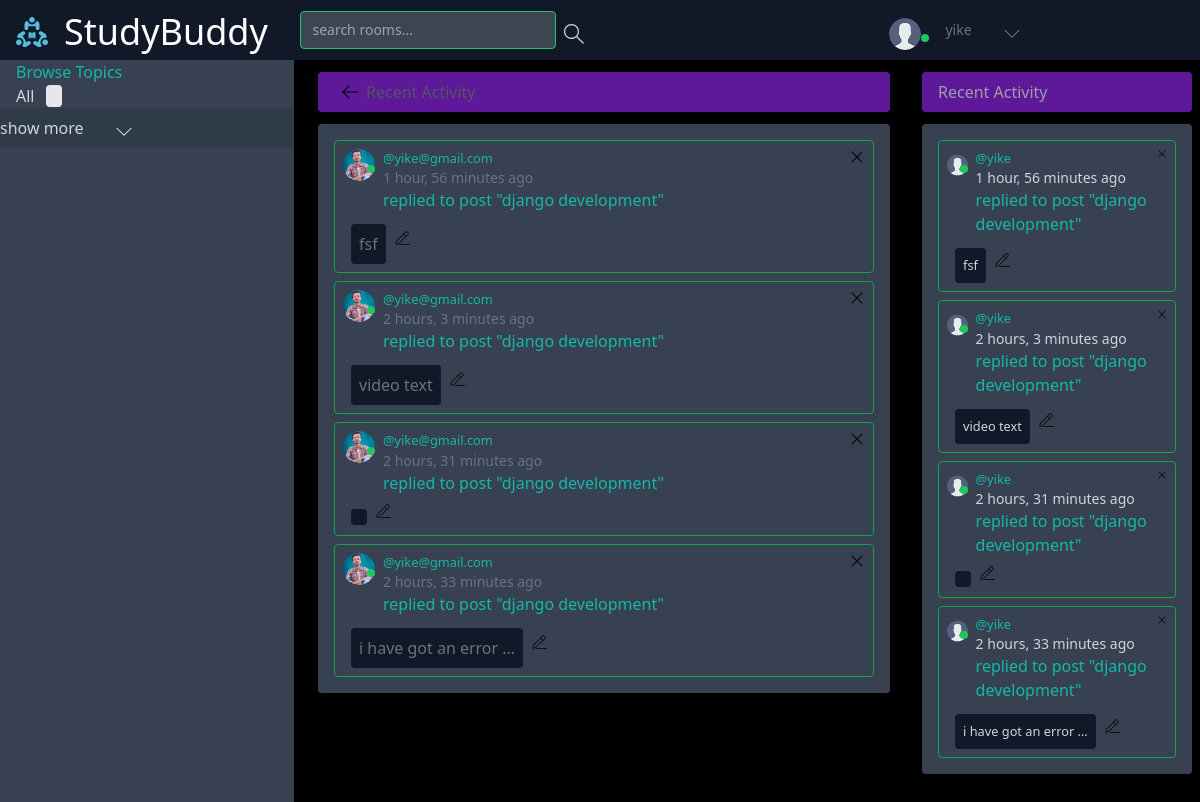
The app's page /recent-activities/ (signed in) with its own data.
### Backend/base/models.py (models this page shows)
class User(AbstractUser):
    name  = models.CharField(max_length=200,null=True)
    username = models.CharField(max_length=200)
    password = models.CharField(max_length=100)
    email = models.EmailField(max_length=200,unique=True)
    bio = models.TextField(max_length=500,null=True,blank=True)
    avatar = models.ImageField(null=True,default='images/avatar.svg',upload_to='images/profile_images')
    last_activity = models.DateTimeField(null=True, blank=True)
    is_online = models.BooleanField(default=False)
    USERNAME_FIELD = 'email'
    REQUIRED_FIELDS =['username','password']

class Message(models.Model):
    user = models.ForeignKey(User,on_delete=models.CASCADE)
    room = models.ForeignKey (Room,on_delete=models.CASCADE)
    body = models.TextField()
    image = models.ImageField(null=True,upload_to='files/messages/image_messages')
    video = models.FileField(null=True,upload_to='files/messages/video_messages')
    audio = models.FileField(null=True,upload_to='files/messages/audio_messages')
    liker = models.ManyToManyField(User,related_name='message_liker',blank=True)
    updated  = models.DateTimeField(auto_now=True)
    created = models.DateTimeField(auto_now_add=True)
    num_of_likes = models.IntegerField(default=0)
    num_of_replies = models.IntegerField(default=0)
    is_deleted = models.BooleanField(default=False)
    class Meta:
        ordering = ['-updated','-created']
    def __str__(self):
        return self.body

class Room(models.Model):
    host = models.ForeignKey(User,on_delete=models.SET_NULL,null=True)
    topic = models.ForeignKey(Topic,on_delete=models.SET_NULL,null=True)
    roomImage = models.ImageField(null=True ,default='images/room_images/default_room_image.png',upload_to='images/room_images')
    name = models.CharField(max_length=200)
    description = models.TextField(null=True,blank=True)
    participants = models.ManyToManyField(User,related_name='participants',blank=True)
    updated = models.DateTimeField(auto_now=True)
    created = models.DateField(auto_now_add=True)
    is_deleted = models.BooleanField(default=False)
    class Meta:
        ordering = ['-updated','-created']
    def __str__(self):
        return self.name

### Backend/base/views.py (the view)
# urls.py: path('recent-activities/',views.getActivities,name='activities'),
@login_required(login_url='login')
def getActivities(request):
    user = User.objects.get(username = request.user.username)
    room_messages = user.message_set.all().order_by('-created')
    context  = {
        'room_messages':room_messages,
        'visible_words':5
    }
    return render(request,'base/show_recent.html',context)

### Frontend/templates/base/show_recent.html (shortened to what this page needs)
{%extends 'base/home.html'%}
{%block home-content%}
{%load static %}
<div class="mr-2">
    <h3 class="bg-purple-700 opacity-75 ml-4 mt-3 pl-4  py-2 rounded flex flex-row items-center"><a
            href="{{request.META.HTTP_REFERER}}" class="px-2"><img src="{% static 'assets/icons/arrow-left.svg' %}"
                class="w-4 h-4 " alt="left-arrow"></a>
        <span>Recent Activity</span>
    </h3>
    <div class=" bg-gray-700  ml-4 mt-3 px-2 py-2 rounded">
        {% for message in room_messages %}
        <div class=" border border-green-600 m-2 p-2 rounded">
            <div class="flex flex-row justify-between">
                <div class="flex flex-row">
                    <div class="relative">
                        <img src="{%static 'images/yike.png' %}" class="w-8 h-8 rounded-full inline" alt="">
                        <p class="bg-green-500 w-2 h-2 absolute rounded-full" style="top: 1rem;right: 0;">
                    </div>
                    <div class="ml-2 ">
                        <small> <a href="{% url 'user-profile' message.user.id %}"
                                class="text-teal-500">@{{message.user}}
                            </a>
                        </small>
                        <p class="text-sm font-thin">{{message.created|timesince}} ago</p>
                        <p class="text-md text-teal-500">replied to post <a
                                href="{% url 'room' message.room.id %}">"{{message.room}}"</a>
                        </p>
                    </div>
                </div>
                {% if request.user == message.user %}
                <a href="{% url 'delete-message' message.id %}"><img src="{%static 'assets/icons/remove.svg' %}"
                        class="w-4 w-4" alt="delete"></a>
                {% endif %}
            </div>
            <div class="flex flex-row mx-2 items-center">
                <p class="bg-gray-900 mt-3 px-2 py-2 rounded">{{message|truncatewords:visible_words}}</p>
                {% if request.user == message.user %}
                <a href="{% url 'edit-message' message.id %}" class="px-2 py-2"><img
                        src="{%static 'assets/icons/edit.svg' %}" class="w-4 w-4" alt="edit"></a>
                {% endif %}
            </div>
        </div>
        {% endfor %}
    </div>
</div>
{%endblock home-content%}

### Frontend/templates/navbar.html (shortened to what this page needs)
{% load static %}
<nav class="grid grid-cols-3 justify-start w-screen mx-0 sm:justify-between items-center bg-gray-900  left-0 py-2">
  <div class=" col-span-2 flex justify-start sm:ml-2 sm:items-center">
    <div class="flex flex-row sm:items-center justify-start mr-2">
      <a href="/" class="mt-1 px-2">
        <img src="{% static '/images/logo.svg' %}" alt="profile_img" class=" w-8 h-8 sm:w-8 sm:h-8 rounded" />
      </a>
      <h2 class="text-white hidden sm:block sm:text-4xl sm:ml-1 sm:pl-1 sm:mt-1 text-sm">StudyBuddy</h2>
    </div>
    {% if request.user.is_authenticated %}
    <div class=" flex flex-row sm:ml-4 pb-0 ml-2 ">
      <form action="{% url 'home' %}" method="GET" class=" flex flex-row rounded sm:px-2 mb-0 pb-0 ">
        <input
          class="focus:outline-none focus:border-yellow-500 text-sm sm:px-2 py-2  bg-gray-500 sm:w-64 rounded bg-opacity-50 border border-green-500"
          type="text" name='q' placeholder=" search rooms...">
        <button type="submit">
        </button>
      </form>
    </div>
    {%endif%}
  </div>
  <div class=" col-span-1 sm:mr-2 text-white sm:mr-16 sm:pr-16">
    <div class=" flex flex-row items-center  sm:ml-4 sm:sm:px-4 pb-0 pt-2 justify-end ">
      {% if request.user.is_authenticated %}
      <div class="relative  mr-2">
        <img src="{{request.user.avatar.url}}" alt="" class="w-8 h-8 rounded-full mx-2">
        <p {% if user.is_online %} class=" bg-green-500 w-2 h-2 absolute rounded-full" {%else%}
          class=" bg-red-500 w-2 h-2 absolute rounded-full" {%endif%} style="top: 1rem;right: 0;">
      </div>
      {%endif%}
      <div class="text-sm text-gray-500  h-8">
        <p class="flex flex-row sm:ml-2 items-center">
          <a href="{%url 'user-profile' request.user.id%}">
            <span>{{request.user.username}}</span>
          </a>
          <svg class="w-4 h-4 sm:ml-8 mt-2 fill-current" id="nav_down_icon" onclick="{showElement()}"
            xmlns="http://www.w3.org/2000/svg" width="32" height="32" viewBox="0 0 32 32">
            <title>chevron-down</title>
            <path d="M16 21l-13-13h-3l16 16 16-16h-3l-13 13z"></path>
          </svg>
        </p>
      </div>
    </div>
  </div>
  </div>

### Frontend/templates/base/activity_component.html (shortened to what this page needs)
{%load static %}
<div class="mr-2">
    <h3 class="bg-purple-700 opacity-75 ml-4 mt-3 pl-4  py-2 rounded"> Recent Activity</h3>
    <div class=" bg-gray-700  ml-4 mt-3 px-2 py-2 rounded">
        {% for message in room_messages %}
        <div class=" border border-green-600 m-2 p-2 rounded">
            <div class="flex flex-row justify-between">
                <div class="flex flex-row">
                    <div class="relative">
                        <img src="{{message.user.avatar.url}}" class="w-8 h-8 rounded-full inline" alt="">
                        <p {% if message.user.is_online %} class=" bg-green-500 w-2 h-2 absolute rounded-full" {%else%}
                            class=" bg-red-500 w-2 h-2 absolute rounded-full" {%endif%} style="top: 1rem;right: 0;">
                    </div>
                    <div class="ml-2 ">
                        <small> <a href="{% url 'user-profile' message.user.id %}"
                                class="text-teal-500">@{{message.user.username}}
                            </a>
                        </small>
                        <p class="text-sm font-thin">{{message.created|timesince}} ago</p>
                        <p class="text-md text-teal-500">replied to post <a
                                href="{% url 'room' message.room.id %}">"{{message.room}}"</a>
                        </p>
                    </div>
                </div>
                {% if request.user == message.user %}
                <a href="{% url 'delete-message' message.id %}"><img src="{%static 'assets/icons/remove.svg' %}"
                        class="w-4 w-4" alt="delete"></a>
                {% endif %}
            </div>
            <div class="flex flex-row mx-2 items-center">
                <p class="bg-gray-900 mt-3 px-2 py-2 rounded ">
                    <small>{{message|truncatewords:visible_words}}
                    </small>
                </p>
                {% if request.user == message.user %}
                <a href="{% url 'edit-message' message.id %}" class="px-2 py-2"><img
                        src="{%static 'assets/icons/edit.svg' %}" class="w-4 w-4" alt="edit"></a>
                {% endif %}
            </div>
        </div>
        {% endfor %}
    </div>
</div>

### records on screen
User: user.avatar (placeholder picture), user.username "yike"
Message: user "yike@gmail.com", created "1 hour, 56 minutes", room "django development", body "fsf", user.avatar (placeholder picture), user.username "yike"
Message: user "yike@gmail.com", created "2 hours, 3 minutes", room "django development", body "video text", user.avatar (placeholder picture), user.username "yike"
Message: user "yike@gmail.com", created "2 hours, 31 minutes", room "django development", user.avatar (placeholder picture), user.username "yike"
Message: user "yike@gmail.com", created "2 hours, 33 minutes", room "django development", body "i have got an error …", user.avatar (placeholder picture), user.username "yike"
